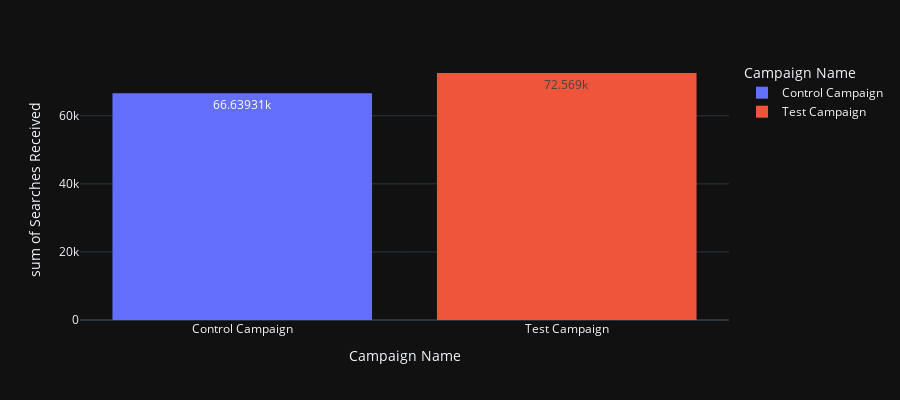

This figure's notebook cell:
### Markdown cell above
## Impressions: 
The Control campaign resulted in more impressions compared to the Test campaign, considering the amount spent on both campaigns.

### Code cell
fig = px.histogram(df, x="Campaign Name", y="Searches Received",
             color='Campaign Name',
             height=400,text_auto=True)
fig.show()

### Figure 1 — Plotly figure (JSON) as saved in the notebook; plotly's stock layout.template omitted (floating-point values rounded to 4 significant figures)
{"data": [{"alignmentgroup": "True", "bingroup": "x", "histfunc": "sum", "hovertemplate": "Campaign Name=%{x}<br>sum of Searches Received=%{y}<extra></extra>", "legendgroup": "Control Campaign", "marker": {"color": "#636efa", "pattern": {"shape": ""}}, "name": "Control Campaign", "offsetgroup": "Control Campaign", "orientation": "v", "showlegend": true, "texttemplate": "%{value}", "type": "histogram", "x": ["Control Campaign", "Control Campaign", "Control Campaign", "Control Campaign", "Control Campaign", "Control Campaign", "Control Campaign", "Control Campaign", "Control Campaign", "Control Campaign", "Control Campaign", "Control Campaign", "Control Campaign", "Control Campaign", "Control Campaign", "Control Campaign", "Control Campaign", "Control Campaign", "Control Campaign", "Control Campaign", "Control Campaign", "Control Campaign", "Control Campaign", "Control Campaign", "Control Campaign", "Control Campaign", "Control Campaign", "Control Campaign", "Control Campaign", "Control Campaign"], "xaxis": "x", "y": [2290, 2475, 2941, 1397, 2390, 1209, 1179, 2427, 1756, 2447, 2483, 2033, 1001, 2711, 3102, 2896, 1274, 2423, 2847, 3549, 1672, 4891, 1737, 1615, 1042, 2221.0, 1709, 1388, 3047, 2487], "yaxis": "y"}, {"alignmentgroup": "True", "bingroup": "x", "histfunc": "sum", "hovertemplate": "Campaign Name=%{x}<br>sum of Searches Received=%{y}<extra></extra>", "legendgroup": "Test Campaign", "marker": {"color": "#EF553B", "pattern": {"shape": ""}}, "name": "Test Campaign", "offsetgroup": "Test Campaign", "orientation": "v", "showlegend": true, "texttemplate": "%{value}", "type": "histogram", "x": ["Test Campaign", "Test Campaign", "Test Campaign", "Test Campaign", "Test Campaign", "Test Campaign", "Test Campaign", "Test Campaign", "Test Campaign", "Test Campaign", "Test Campaign", "Test Campaign", "Test Campaign", "Test Campaign", "Test Campaign", "Test Campaign", "Test Campaign", "Test Campaign", "Test Campaign", "Test Campaign", "Test Campaign", "Test Campaign", "Test Campaign", "Test Campaign", "Test Campaign", "Test Campaign", "Test Campaign", "Test Campaign", "Test Campaign", "Test Campaign"], "xaxis": "x", "y": [1946, 2312, 2893, 2081, 2213, 1979, 2537, 2661, 1995, 2824, 2924, 2359, 2061, 1995, 1983, 2592, 2687, 2937, 2037, 2976, 2432, 1920, 2572, 2978, 2216, 2106, 1854, 2733, 2867, 2899], "yaxis": "y"}], "layout": {"barmode": "relative", "height": 400, "legend": {"title": {"text": "Campaign Name"}, "tracegroupgap": 0}, "margin": {"t": 60}, "xaxis": {"anchor": "y", "categoryarray": ["Control Campaign", "Test Campaign"], "categoryorder": "array", "domain": [0, 1], "title": {"text": "Campaign Name"}}, "yaxis": {"anchor": "x", "domain": [0, 1], "title": {"text": "sum of Searches Received"}}}}
